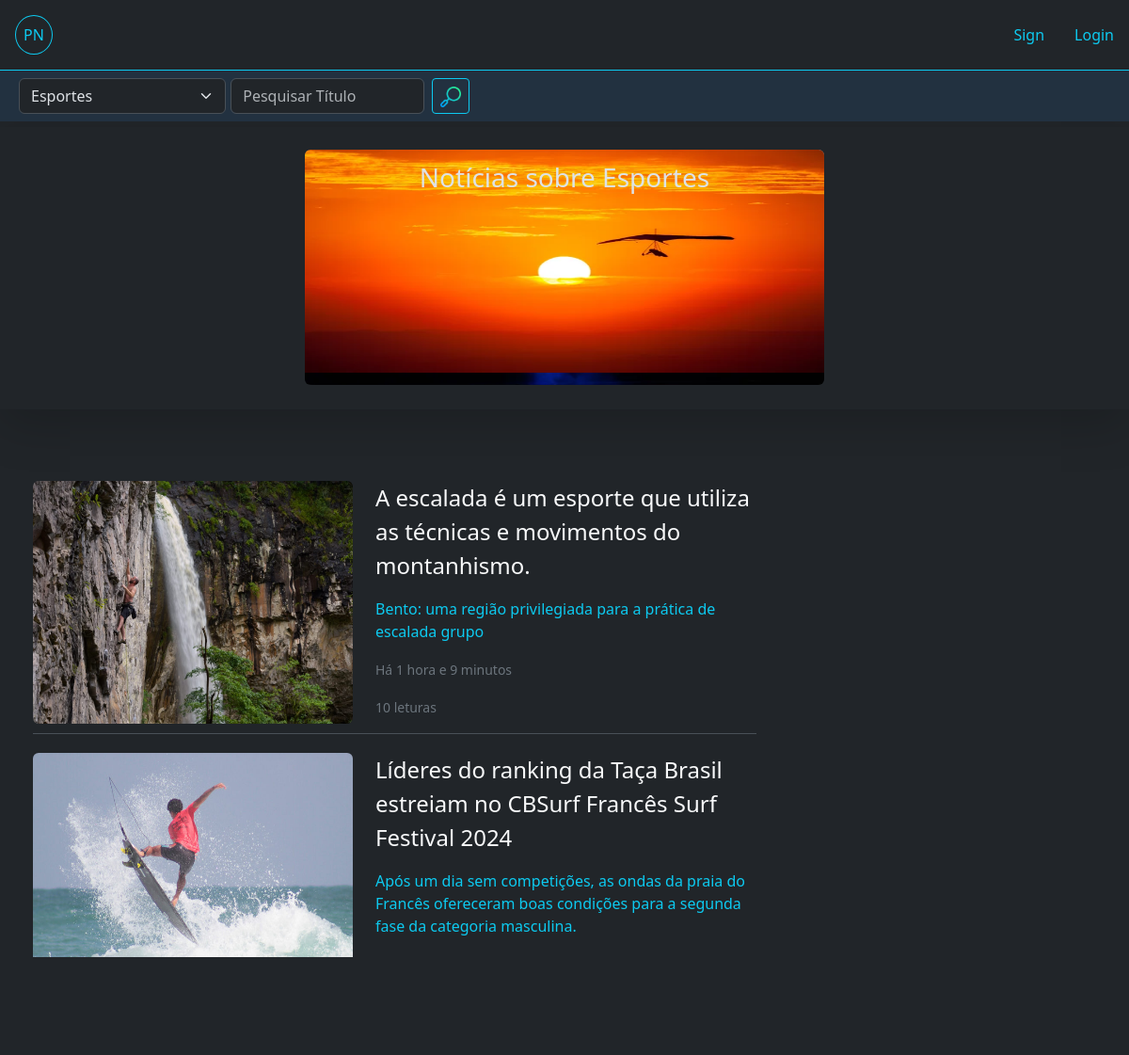
/portal/?categoria=4, run on the app's committed database.
### app_noticias/models.py (models this page shows, shortened)
class Categoria(models.Model):
    nome = models.CharField('Categoria', max_length=30, unique=True)
    imagem = models.ImageField(upload_to='', blank=True, null=True)
    criado_em = models.DateField(auto_now_add=True)

class Noticia(models.Model):
    titulo = models.CharField('Título', max_length=100, unique=True,  null=True)
    slug = models.SlugField(max_length=100, editable=False, unique=True, null=True)
    subtitulo = models.CharField('Subtítulo', max_length=300, null=True )
    conteudo= models.TextField('Conteúdo', max_length=3000)
    criada_em = models.DateTimeField('Criada em', help_text='dd/mm/yyyy hh:MM', auto_now_add=True)
    atualizada_em = models.DateTimeField('Atualizada', help_text='dd/mm/yyyy hh:MM', auto_now_add=True)
    imagem = models.ImageField(upload_to='', blank=True)
    autor = models.ForeignKey(User, on_delete=models.RESTRICT, editable=False)
    categoria = models.ManyToManyField(Categoria)
    publicada_em = models.DateTimeField('Publicada em', help_text='dd/mm/yyyy hh:MM', null=True, editable=False)
    publicada = models.BooleanField('Publicada', default=False)
    num_visualizacoes = models.IntegerField(default=0, verbose_name='Número de visualizações', editable=False)
    fonte_informacao = models.CharField('Fonte', max_length=400, null=True )
    def _calcular_tempo_da_atualizacao(self) -> str:
        '''
        Calculo do tempo de atualização da notícia:
        '''
        return calcular_tempo_decorrido(self.atualizada_em)
    atualizacao_tempo = property(_calcular_tempo_da_atualizacao)
    def _calcular_tempo_da_publicacao(self) -> str:
        return calcular_tempo_decorrido(self.publicada_em)
    publicacao_tempo = property(_calcular_tempo_da_publicacao)
    class Meta:
        db_table = 'noticias'
        permissions = [
            ("pode_publicar", "Permissão atribuida à Editores para a publicação da Notícia"),
        ]

### app_noticias/views.py (the view)
# urls.py: path("portal/", HomeListView.as_view(), name='home'),
class HomeListView(NoticiasBaseListView):
    template_name = 'home.html'
    publicada = True
    def get_queryset(self):
        filtragem = self.get_filtragem()
        return Noticia.objects.filter(**filtragem).order_by('-publicada_em')

### app_noticias/context_processors.py (called while the page is built)
def user_permissions(request):
    return {
        'is_editor': request.user.groups.filter(name='Editores').exists(),
        'is_author': request.user.groups.filter(name='Autores').exists(),
    }

### app_noticias/views.py (called while the page is built)
    def get(self, request, *args, **kwargs):
        categoria_querystring = self.request.GET.get('categoria', 0)
        if categoria_querystring:
            self.categoria_pesquisada = int(categoria_querystring)
        return render(request, self.template_name, {
            'titulo_pesquisado': self.titulo_pesquisado,
            'categoria_pesquisada': self.categoria_pesquisada,
            'categorias': Categoria.objects.all(),
            'noticias': self.get_queryset(),
        })

    def get_filtragem(self):
        filtragem = {}
        if self.titulo_pesquisado:
            filtragem['slug__contains'] = slugify(self.titulo_pesquisado)
        if self.categoria_pesquisada != 0:
            filtragem['categoria'] = int(self.categoria_pesquisada)
        if self.publicada:
            filtragem['publicada'] = self.publicada
        return filtragem

### app_noticias/templates/home.html
{% extends "base.html" %}
{% load django_bootstrap5 %}
{% load static %}
{% block content %}
<div class="position-fixed w-100" style="z-index: 10;">
    {% include "search.html" %}
</div>
<div style="height: 60px;"></div>
<div class="d-none d-md-block ">
    {% include "carrossel.html" %}
</div>
<div style="margin-top: 60px; padding: 0; margin-left: 35px;">
    <div class="row mt-3">
        <div class="col-8 mt-3 mb-3">
            {% include "noticia_card.html" %}
        </div>
    </div>
</div>
{% endblock %}

### app_noticias/templates/carrossel.html (shortened to what this page needs)
{% load django_bootstrap5 %}
{% load static %}
{% static 'media' as media_url %}
<div class=" shadow-lg w-100 justify-content-center d-flex " style=" height: 300px;">
    <div id="carouselExampleControls" data-bs-ride="carousel" class="carousel slide w-50 p-4 ">
        <div class="carousel-inner rounded" style=" height: 250px; ">
            {% for uma_categoria in categorias %}
            {% if categoria_pesquisada == uma_categoria.id %}
            <div class="ratio ratio-21x9" style="object-fit: contain;">
                <img src="{{media_url}}/{{uma_categoria.imagem}}" alt="{{uma_categoria.nome}}" class="d-block w-100">
                <p class=" fs-3 text-center p-2">Notícias sobre {{uma_categoria.nome}}</p>
            </div>
            {% else %}
            <a href="{% url 'home' %}?categoria={{uma_categoria.id}}" class="text-decoration-none text-light">
                <div class="carousel-item active ratio ratio-21x9" style="object-fit: contain;">
                    <img src="{{media_url}}/{{uma_categoria.imagem}}" alt="{{uma_categoria.nome}}"
                        class="d-block w-100">
                    <p class=" fs-3 text-center p-2">Notícias sobre {{uma_categoria.nome}}</p>
                </div>
            </a>
            {% endif %}
            {% endfor %}
        </div>
    </div>
</div>

### app_noticias/templates/noticia_card.html (shortened to what this page needs)
{% load django_bootstrap5 %}
{% load static %}
{% static 'media' as media_url %}
{% for uma_noticia in noticias %}
<a href="{% url 'noticia-detail' uma_noticia.slug %}" class="  text-decoration-none">
    <div class=" d-flex border-bottom " style="margin-bottom: 20px; flex-wrap: wrap; padding: 0;">
        <div class="ratio ratio-16x9 " style="object-fit: contain; max-width: 340px;   margin-bottom: 10px;">
            <img src="{{media_url}}/{{uma_noticia.imagem}}" alt="{{uma_noticia.titulo}}" class="w-100 rounded">
        </div>
        <div class="col">
            <p class="ms-4 fs-4 text-light ">{{uma_noticia.titulo}}</p>
            <p class="ms-4  fs-6 text-info ">{{uma_noticia.subtitulo}}</p>
            {% if uma_noticia.publicacao_tempo == 'agora' %}
            <p class="ms-4 fs-6 text-secondary text-capitalize"><small>{{uma_noticia.publicacao_tempo}}</small></p>
            {% else %}
            <p class="ms-4 fs-6 text-secondary"><small>Há {{uma_noticia.publicacao_tempo}}</small></p>
            {% if uma_noticia.num_visualizacoes == 0 %}
            <p class="ms-4 fs-6 text-secondary"><small>Não lida</small></p>
            {% else %}
            <p class="ms-4 fs-6 text-secondary"><small>{{ uma_noticia.num_visualizacoes }}
                    letura{{ uma_noticia.num_visualizacoes|pluralize }}</small></p>
            {% endif %}
            {% endif %}
        </div>
    </div>
</a>
{% endfor %}

### data on the page
Categoria: imagem (picture), nome "Esportes"
Categoria: imagem (picture)
Noticia: imagem (picture), titulo "A escalada é um esporte que utiliza as técnicas e movimentos do montanhismo.", subtitulo "Bento: uma região privilegiada para a prática de escalada grupo", publicacao_tempo "1 hora e 9 minutos", num_visualizacoes "10"
Noticia: imagem (picture), titulo "Líderes do ranking da Taça Brasil estreiam no CBSurf Francês Surf Festival 2024", subtitulo "Após um dia sem competições, as ondas da praia do Francês ofereceram boas condições para a segunda fase da categoria masculina."

### other printed values
form field categoria_pesquisada "Esportes"
